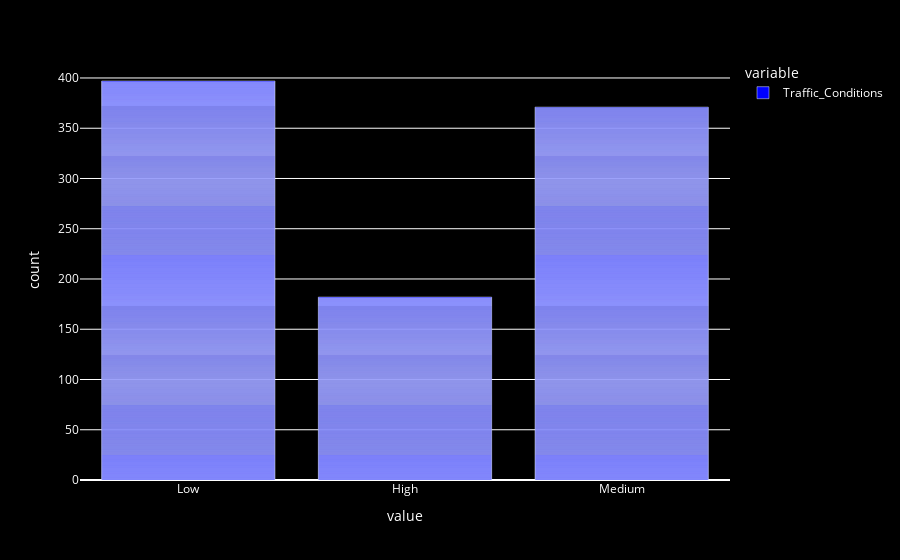

Notebook source saved alongside this figure:
### Code cell
fig=px.bar(df["Traffic_Conditions"], color_discrete_sequence=["blue"])
# Set the background to black
fig.update_layout(
    plot_bgcolor="black",  # Plot area background
    paper_bgcolor="black", # Outer background
    font_color="white"     # Text color for readability
)

fig.show()

### Figure 1 — Plotly figure (JSON) as saved in the notebook; plotly's stock layout.template omitted (floating-point values rounded to 4 significant figures; data arrays with more than 128 entries replaced by an {"elided": "..."} marker saying what was removed)
{"data": [{"alignmentgroup": "True", "hovertemplate": "variable=Traffic_Conditions<br>value=%{x}<br>count=%{y}<extra></extra>", "legendgroup": "Traffic_Conditions", "marker": {"color": "blue", "pattern": {"shape": ""}}, "name": "Traffic_Conditions", "offsetgroup": "Traffic_Conditions", "orientation": "v", "showlegend": true, "textposition": "auto", "type": "bar", "x": {"elided": "1000 str values"}, "xaxis": "x", "y": {"elided": "1000 int values"}, "yaxis": "y"}], "layout": {"autosize": true, "barmode": "relative", "font": {"color": "white"}, "legend": {"title": {"text": "variable"}, "tracegroupgap": 0}, "margin": {"t": 60}, "paper_bgcolor": "black", "plot_bgcolor": "black", "xaxis": {"anchor": "y", "autorange": true, "domain": [0, 1], "range": [-0.5, 2.5], "title": {"text": "value"}, "type": "category"}, "yaxis": {"anchor": "x", "autorange": true, "domain": [0, 1], "range": [0, 417.9], "title": {"text": "count"}, "type": "linear"}}}
